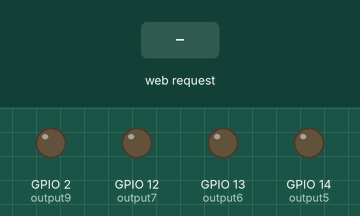
Bench run of a sketch on a simulated ESP8266 (NodeMCU). Parts: output pins drawn as LEDs (lit = HIGH). The inputs (shaded band) are chosen by the test bench. WiFi joins after 1.5 s; servers stay silent unless stated; what the sketch prints to the serial monitor is not drawn.

Above: at 2.7 s.
2.8 s: HTTP request GET /ileri received
At 3.5 s:
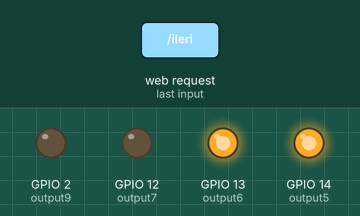
4.3 s: HTTP request GET /geri received
At 4.6 s:
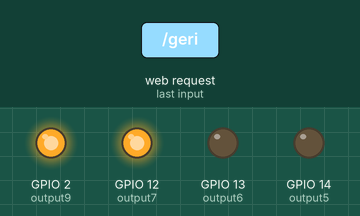
5.8 s: HTTP request GET /dur received
At 7.0 s:
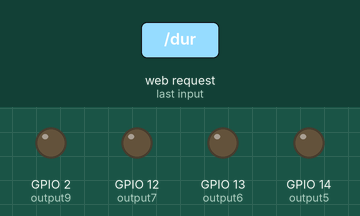
Timing chart, 0 to 8.8 s (numbered marks = the images above; inputs shaded):
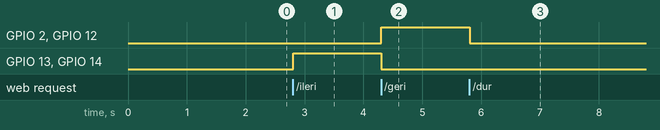

Measured:
- after the input at 2.8 s, GPIO 13 (output6), GPIO 14 (output5): LOW → HIGH at once
- after the input at 4.3 s, GPIO 2 (output9), GPIO 12 (output7): LOW → HIGH at once; GPIO 13 (output6), GPIO 14 (output5): HIGH → LOW at once
- after the input at 5.8 s, GPIO 2 (output9), GPIO 12 (output7): HIGH → LOW at once

The sketch:

d1roticcarconrol.ino.ino
```cpp
#include <ESP8266WiFi.h>

const char* ssid     = "Android";
const char* password = "********";

// Set web server port number to 80
WiFiServer server(80);
String header;
String in1 = "off";
String in2 = "off";
String in3 = "off";
String in4 = "off";

const int output6 = 13;
const int output7 = 12;
const int output5 = 14;
const int output9 = 02;

unsigned long currentTime = millis();

unsigned long previousTime = 0;

const long timeoutTime = 2000;

void setup() {
  Serial.begin(115200);

  pinMode(output6, OUTPUT);
  pinMode(output7, OUTPUT);
  pinMode(output5, OUTPUT);
  pinMode(output9, OUTPUT);
  // Set outputs to LOW
  digitalWrite(output6, LOW);
  digitalWrite(output7, LOW);
  digitalWrite(output5, LOW);
  digitalWrite(output9, LOW);

  Serial.print("Connecting to ");
  Serial.println(ssid);
  WiFi.begin(ssid, password);
  while (WiFi.status() != WL_CONNECTED) {
    delay(500);
    Serial.print(".");
  }

  Serial.println("");
  Serial.println("WiFi connected.");
  Serial.println("IP address: ");
  Serial.println(WiFi.localIP());
  server.begin();
}

void loop() {
  WiFiClient client = server.available();

  if (client) {
    Serial.println("New Client.");
    String currentLine = "";
    currentTime = millis();
    previousTime = currentTime;
    while (client.connected() && currentTime - previousTime <= timeoutTime) {
      currentTime = millis();
      if (client.available()) {
        char c = client.read();
        Serial.write(c);
        header += c;
        if (c == '\n') {

          if (currentLine.length() == 0) {

            client.println("HTTP/1.1 200 OK");
            client.println("Content-type:text/html");
            client.println("Connection: close");
            client.println();

            if (header.indexOf("GET /ileri") >= 0) {
              Serial.println("ileri");
              digitalWrite(output6, HIGH);
              digitalWrite(output7, LOW);
              digitalWrite(output5, HIGH);
              digitalWrite(output9, LOW);

            } else if (header.indexOf("GET /geri") >= 0) {
              digitalWrite(output6, LOW);
              digitalWrite(output7, HIGH);
              digitalWrite(output5, LOW);
              digitalWrite(output9, HIGH);

            } else if (header.indexOf("GET /dur") >= 0) {
              digitalWrite(output6, LOW);
              digitalWrite(output7, LOW);
              digitalWrite(output5, LOW);
              digitalWrite(output9, LOW);

            }
            client.println("<!DOCTYPE html><html>");
            client.println("<head><meta name=\"viewport\" content=\"width=device-width, initial-scale=1\">");
            client.println("<link rel=\"icon\" href=\"data:,\">");
            client.println("<meta charset=\"UTF-8\">");
            client.println("<style>html { font-family: Helvetica; display: inline-block; margin: 0px auto; text-align: center;}");
            client.println(".button { background-color: #195B6A; border: none; color: white; padding: 16px 40px;");
            client.println("text-decoration: none; font-size: 30px; margin: 2px; cursor: pointer;}");
            client.println(".button2 {background-color: #77878A;}</style></head>");
            client.println("<body><h1>Ayvaz Burckan CPAL</h1>");
            client.println("<body><h3>Bilisim Teknolojileri Bölümü 9/A Sınıfı</h3>");
            client.println("<p><a href=\"/ileri\"><button class=\"button\">İLERİ</button></a></p>");
            client.println("<p><a href=\"/geri\"><button class=\"button\">GERİ</button></a></p>");
            client.println("<p><a href=\"/dur\"><button class=\"button\">DUR</button></a></p>");
            client.println("</body></html>");


            client.println();

            break;
          } else {
            currentLine = "";
          }
        } else if (c != '\r') {
          currentLine += c;
        }
      }
    }

    header = "";

    client.stop();
    Serial.println("Client disconnected.");
    Serial.println("");
  }
}
```
